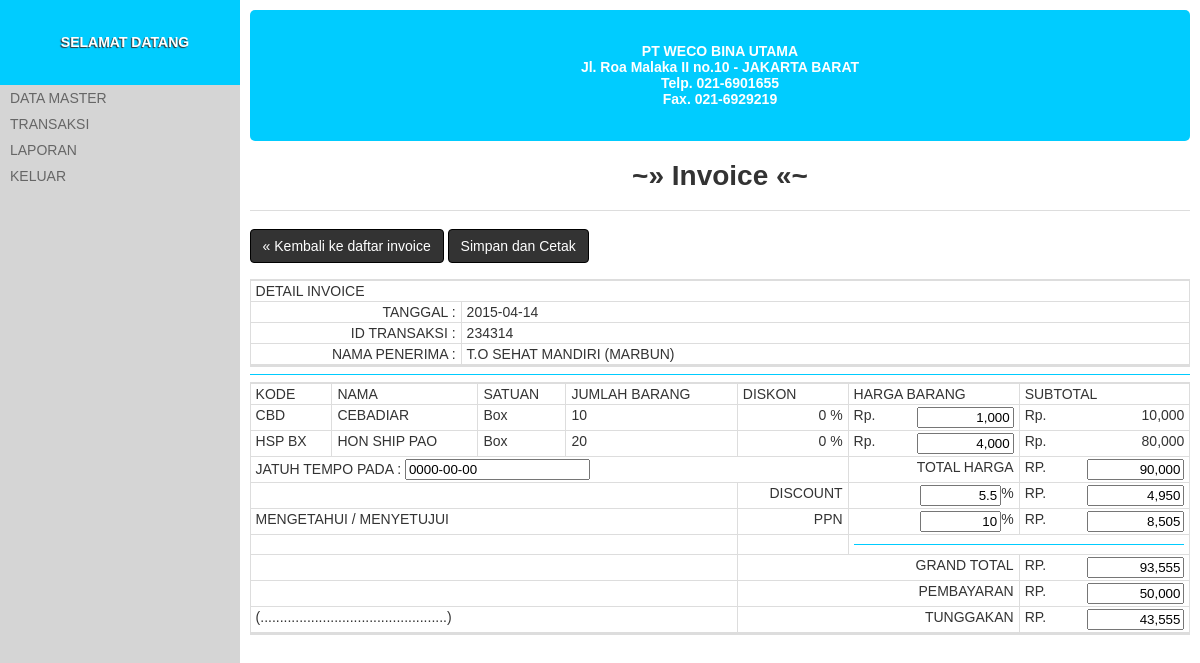
The app's page /?halaman=invoice&id_transaksi=234314 (signed in) with its own data.
### tables this page shows
CREATE TABLE IF NOT EXISTS `transaksi` (
  `id_transaksi` int(20) NOT NULL,
  `no_invoice` varchar(100) DEFAULT NULL,
  `kode_barang` varchar(10) NOT NULL,
  `tipe_transaksi` enum('penjualan','pembelian') DEFAULT NULL,
  `id_pelanggan` int(11) NOT NULL,
  `tanggal_transaksi` timestamp NULL DEFAULT CURRENT_TIMESTAMP,
  `jatuh_tempo` date NOT NULL,
  `id_supplier` int(20) DEFAULT NULL,
  `diskon_keseluruhan` float NOT NULL,
  `harga_saatini` int(11) NOT NULL,
  `ppn` int(11) NOT NULL,
  `grand_total` int(11) NOT NULL,
  `pembayaran` int(11) NOT NULL,
  `tunggakan` int(11) NOT NULL
);

CREATE TABLE IF NOT EXISTS `pelanggan` (
  `id_pelanggan` int(8) NOT NULL,
  `nama_pelanggan` varchar(50) DEFAULT NULL,
  `alamat` text,
  `telepon` varchar(15) DEFAULT NULL
);

CREATE TABLE IF NOT EXISTS `transaksi_rinci` (
  `id_rinci` int(20) NOT NULL,
  `jam` time DEFAULT NULL,
  `banyaknya` int(20) DEFAULT NULL,
  `harga_saatini` int(20) DEFAULT NULL,
  `diskon` float NOT NULL,
  `kode_barang` varchar(20) DEFAULT NULL,
  `id_transaksi` int(20) DEFAULT NULL,
  `id_pelanggan` int(11) DEFAULT NULL,
  `updated` date DEFAULT NULL
);

CREATE TABLE IF NOT EXISTS `barang` (
  `kode_barang` varchar(8) NOT NULL,
  `nama_barang` varchar(50) DEFAULT NULL,
  `harga` int(10) DEFAULT NULL,
  `stok` int(5) DEFAULT NULL,
  `diskon` float NOT NULL,
  `id_tipe_barang` int(4) DEFAULT NULL
);

CREATE TABLE IF NOT EXISTS `tipe_barang` (
  `id_tipe_barang` int(8) NOT NULL,
  `nama_tipe_barang` varchar(20) DEFAULT NULL
);

### sistem/kontroler.php (called while the page is built, shortened)
<?php
require_once TEMA_HALAMAN;

### index.php (called while the page is built, shortened)
<?php
require_once DIREKTORI . 'sistem/kontroler.php';

### app/halaman_invoice.php (the view, shortened to what this page needs)
<h1 class="sub-judul display">Invoice</h1>
<?php
	$id_transaksi = isset($_GET['id_transaksi']) && (int) $_GET['id_transaksi'] > 0 ? $_GET['id_transaksi'] : FALSE;
	if(!$id_transaksi):
?>
	<table>
		<thead>
			<tr>
				<th>Id Transaksi</th>
				<th>Tanggal</th>
				<th>Nama Pelanggan</th>
				<th>Pengaturan</th>
			</tr>
		</thead>
		<tbody>
		<?php
			$dataTransaksi = mysql_query("
					SELECT
						*
					FROM
						transaksi t
					LEFT JOIN
						pelanggan p ON p.id_pelanggan=t.id_pelanggan
					WHERE
						t.tipe_transaksi = 'penjualan'
					ORDER BY
						t.tanggal_transaksi DESC
					");
			while($o = mysql_fetch_object($dataTransaksi)):
				echo "
						<tr>
							<td>{$o->id_transaksi}</td>
							<td>".strtok($o->tanggal_transaksi,' ')."</td>
							<td>{$o->nama_pelanggan}</td>
							<td>
								<a href=\"?halaman=invoice&id_transaksi={$o->id_transaksi}\">Rincian Invoice</a>
							</td>
						</tr>";
			endwhile;?>
		</tbody>
	</table>
<?php else:?>
<form method="POST">
<p class="display">
	<a href="?halaman=invoice" class="tombol">&laquo; Kembali ke daftar invoice</a>
	<button class="tombol" type="submit" name="act" value="update">Simpan dan Cetak</button>
</p>
<?php
	$dataTransaksi = mysql_query("
					SELECT
						*
					FROM
						transaksi t
					LEFT JOIN
						pelanggan p
					ON
						p.id_pelanggan=t.id_pelanggan
					WHERE
						t.id_transaksi = '{$_GET['id_transaksi']}'
					");
	$D = (object) mysql_fetch_assoc($dataTransaksi);
	$diskon_keseluruhan = $D->diskon_keseluruhan;
	$ppn = $D->ppn;;
	$pembayaran  = $D->pembayaran;
	$tunggakan  = $D->tunggakan;
?>
<table>
	<thead>
		<tr>
			<th colspan="2">Detail Invoice</th>
		</tr>
		<tr>
			<th align="right">Tanggal :</th>
			<th align="left"><?php echo strtok($D->tanggal_transaksi,' ');?></th>
		</tr>
		<tr>
			<th align="right">ID Transaksi :</th>
			<th align="left"><?php echo $D->id_transaksi;?></th>
		</tr>
		<tr>
			<th align="right" width="200">Nama Penerima :</th>
			<th align="left"><?php echo $D->nama_pelanggan;?></th>
		</tr>
	</thead>
</table>
<hr />
<table id="barang">
	<thead>
		<tr>
			<th>Kode</th>
			<th>Nama</th>
			<th>Satuan</th>
			<th>Jumlah Barang</th>
			<th>Diskon</th>
			<th>Harga Barang</th>
			<th>Subtotal</th>
		</tr>
	</thead>
	<tbody>
		<?php
		$Q = mysql_query("
				SELECT
					t.*,b.nama_barang,tb.*
				FROM
					transaksi_rinci t
				LEFT JOIN
					barang b ON b.kode_barang = t.kode_barang
				LEFT JOIN
					tipe_barang tb ON tb.id_tipe_barang = b.id_tipe_barang
				WHERE
					t.id_transaksi = '{$_GET['id_transaksi']}'
				");
		$keseluruhan = 0;
		while($o = mysql_fetch_object($Q)):
		$total = $o->banyaknya*$o->harga_saatini;
		$potonganDiskon = ($total * $o->diskon) / 100;
		$subTotal = $total - $potonganDiskon;
		$keseluruhan+=$subTotal;
		?>
			<tr>
				<td>
					<?php echo $o->kode_barang ?>
				</td>
				<td><?php echo $o->nama_barang ?></td>
				<td><?php echo $o->nama_tipe_barang ?></td>
				<td class="banyaknya"><?php echo $o->banyaknya ?></td>
				<td align='right'><?php echo $o->diskon ?> %</td>
				<td align='right'><label class='kiri'>Rp.</label>
					<input type="text" name="harga_saatini[]" class="harga_saatini kanan" value="<?php echo number_format($o->harga_saatini,0,'.',','); ?>" size="9" />
				</td>
				<td align='right'>
					<label class='kiri'>Rp.</label>
					<div class="subtotal"><?php echo number_format($subTotal,0,'.',',') ?></div>
				</td>
			</tr>
		<?php
		endwhile;
		$discount_total_nominal = $keseluruhan * $diskon_keseluruhan / 100;
		$ppn_nominal = ($keseluruhan - $discount_total_nominal) * $ppn / 100;
		$grand_total = $keseluruhan - $discount_total_nominal + $ppn_nominal;
		?>
	</tbody>
	<link rel="stylesheet" href="./publik/tema/css/ui-darkness/jquery-ui-1.10.4.custom.min.css"/>
	<tfoot>
		<tr>
			<th colspan="5">Jatuh Tempo pada : <input type="text" class="date" name="jatuh_tempo" id="jatuh_tempo" value="<?php echo ($D->jatuh_tempo) ?>"/></th>
			<th align="right">Total Harga</th>
			<th align="right"><label class='kiri'>Rp.</label><input type="text" id="keseluruhan" name="keseluruhan" value="<?php echo $keseluruhan ?>" size="9" class="kanan" readonly="readonly"></th>
		</tr>
		<tr>
			<th colspan="4"></th>
			<th align="right">Discount</th>
			<th align="right"><label class="kanan">%</label><input class="kanan" type="text" id="discount_total" name="discount_total" size="7" onkeyup="calculate();" value="<?php echo $diskon_keseluruhan ?>"></th>
			<th align="right"><label class='kiri'>Rp.</label><input class="kanan" type="text" id="discount_total_nominal" name="discount_total_nominal" size="9"  value="<?php echo(number_format($discount_total_nominal,0,'.',',')) ?>" readonly></th>
		</tr>
		<tr>
			<th align="left" colspan="4">Mengetahui / Menyetujui</th>
			<th align="right">PPN</th>
			<th align="right"><label class="kanan">%</label><input type="text" class="kanan" id="ppn" name="ppn" size="7" onkeyup="calculate();"  value="<?php echo(number_format($ppn,0,'.',',')) ?>"></th>
			<th align="right"><label class='kiri'>Rp.</label><input type="text" class="kanan" id="ppn_nominal" name="ppn_nominal" size="9"  value="<?php echo(number_format($ppn_nominal,0,'.',',')) ?>" readonly></th>
		</tr>
		<tr>
			<th colspan="4"></th>
			<th align="right"></th>
			<th align="right" colspan="2"><hr></th>
		</tr>
		<tr>
			<th colspan="4"></th>
			<th align="right" colspan="2">Grand Total</th>
			<th align="right"><label class='kiri'>Rp.</label><input class="kanan" type="text" id="grand_total" name="grand_total" size="9"  value="<?php echo(number_format($grand_total,0,'.',',')) ?>" readonly></th>
		</tr>
		<tr>
			<th colspan="4"></th>
			<th align="right" colspan="2">Pembayaran</th>
			<th align="right"><label class='kiri'>Rp.</label><input class="kanan" type="text" id="pembayaran" name="pembayaran" size="9" onkeyup="calculate();" value="<?php echo(number_format($pembayaran,0,'.',',')); ?>"></th>
		</tr>
		<tr>
			<th align="left" colspan="4">(................................................)</th>
			<th align="right" colspan="2">Tunggakan</th>
			<th align="right"><label class='kiri'>Rp.</label><input class="kanan" type="text" id="tunggakan" name="tunggakan" size="9" readonly  value="<?php echo(number_format($tunggakan,0,'.',',')); ?>"></th>
		</tr>
	</tfoot>
</table>
</form>
<?php endif;?>

### publik/tema/tema.css (style rules this page uses)
.kanan { text-align:right; }
.kiri { text-align:left; }
body { padding:0; margin:0; font-family:'Arial'; font-size:14px; color:#333333; background-color:#d5d5d5; }
a { text-decoration:none; }
hr { background-color:#0cf; border:0; height:1px; }
.kiri { float:left !important; }
.kanan { float:right !important; }
.sub-judul { text-align:center; width:100%; border-bottom:1px solid #dddddd; height:50px; }
table { border-left:1px solid #dddddd; border-top:2px solid #dddddd; border-bottom:2px solid #dddddd; border-spacing:0; width:100%; }
table thead tr th, table tfoot tr th, table tbody tr td { border-right:1px solid #dddddd; border-bottom:1px solid #dddddd; border-spacing:0; padding:2px 5px; vertical-align: top; }
table thead tr th, table tfoot tr th, .navigasi li a { text-transform:uppercase; font-weight:100; }
.tombol { display: inline-block; padding: 6px 12px; margin-bottom: 2px; font-size: 14px; font-weight: normal; line-height: 1.428571429; text-align: center; white-space: nowrap; vertical-align: middle; cursor: pointer; border: 1px solid transparent; border-radius: 4px; -webkit-user-select: none; -moz-user-select: none; -ms-user-select: none; -o-user-select: none; user-select: none; color: #ffffff; background-color: #333333; border-color: #000000; }

### records on screen
transaksi: tanggal_transaksi "2015-04-14", id_transaksi "234314", id_pelanggan.nama_pelanggan "T.O SEHAT MANDIRI (MARBUN)", jatuh_tempo "0000-00-00", discount_total "5.5", discount_total_nominal "4,950", ppn "10", ppn_nominal "8,505", grand_total "93,555", pembayaran "50,000", tunggakan "43,555"
transaksi_rinci: kode_barang "CBD", kode_barang.nama_barang "CEBADIAR", tipe_barang.nama_tipe_barang "Box", banyaknya "10", diskon "0", harga_saatini "1,000", subTotal "10,000"
transaksi_rinci: kode_barang "HSP BX", kode_barang.nama_barang "HON SHIP PAO", tipe_barang.nama_tipe_barang "Box", banyaknya "20", diskon "0", harga_saatini "4,000", subTotal "80,000"
